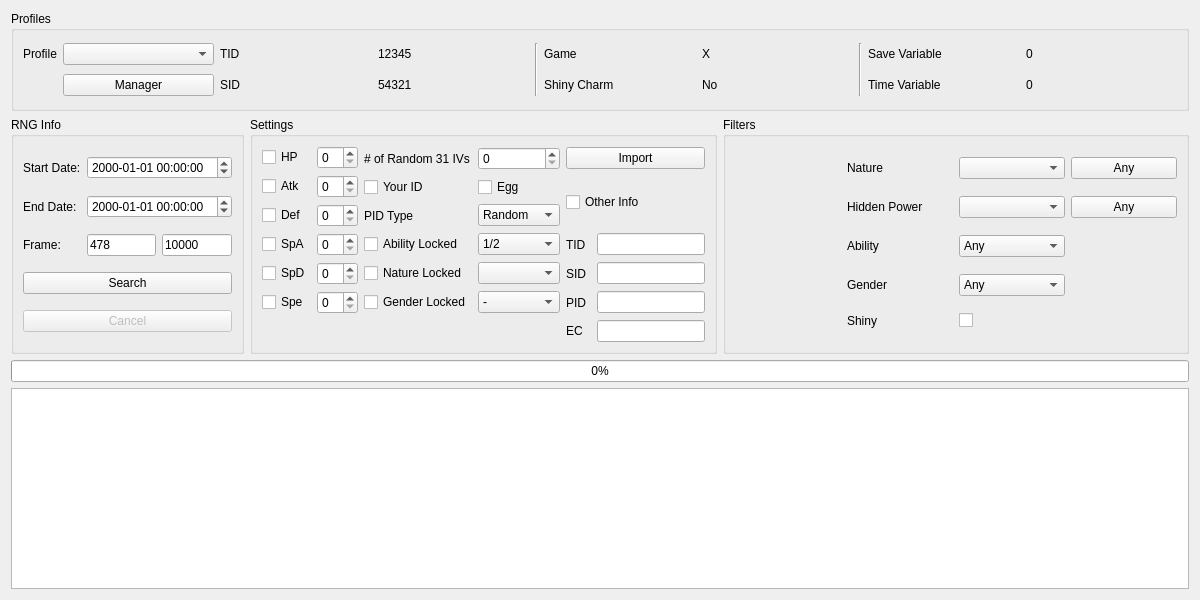
<?xml version="1.0" encoding="UTF-8"?>
<ui version="4.0">
 <class>Event6</class>
 <widget class="QWidget" name="Event6">
  <property name="geometry">
   <rect>
    <x>0</x>
    <y>0</y>
    <width>1200</width>
    <height>600</height>
   </rect>
  </property>
  <property name="minimumSize">
   <size>
    <width>1200</width>
    <height>600</height>
   </size>
  </property>
  <property name="windowTitle">
   <string>Gen 6 Event</string>
  </property>
  <layout class="QGridLayout" name="gridLayout">
   <item row="1" column="0">
    <widget class="QGroupBox" name="groupBoxRNGInfo">
     <property name="sizePolicy">
      <sizepolicy hsizetype="Preferred" vsizetype="Preferred">
       <horstretch>1</horstretch>
       <verstretch>1</verstretch>
      </sizepolicy>
     </property>
     <property name="title">
      <string>RNG Info</string>
     </property>
     <layout class="QGridLayout" name="gridLayout_9">
      <item row="0" column="0">
       <widget class="QLabel" name="labelStartDate">
        <property name="text">
         <string>Start Date:</string>
        </property>
       </widget>
      </item>
      <item row="0" column="1" colspan="2">
       <widget class="QDateTimeEdit" name="dateTimeEditStartDate">
        <property name="displayFormat">
         <string>yyyy-MM-dd hh:mm:ss</string>
        </property>
       </widget>
      </item>
      <item row="1" column="0">
       <widget class="QLabel" name="labelEndDate">
        <property name="text">
         <string>End Date:</string>
        </property>
       </widget>
      </item>
      <item row="1" column="1" colspan="2">
       <widget class="QDateTimeEdit" name="dateTimeEditEndDate">
        <property name="displayFormat">
         <string>yyyy-MM-dd hh:mm:ss</string>
        </property>
       </widget>
      </item>
      <item row="2" column="0">
       <widget class="QLabel" name="labelFrame">
        <property name="text">
         <string>Frame:</string>
        </property>
       </widget>
      </item>
      <item row="2" column="1">
       <widget class="TextBox" name="textBoxStartFrame">
        <property name="text">
         <string notr="true">478</string>
        </property>
       </widget>
      </item>
      <item row="2" column="2">
       <widget class="TextBox" name="textBoxEndFrame">
        <property name="text">
         <string notr="true">10000</string>
        </property>
       </widget>
      </item>
      <item row="3" column="0" colspan="3">
       <widget class="QPushButton" name="pushButtonSearch">
        <property name="text">
         <string>Search</string>
        </property>
       </widget>
      </item>
      <item row="4" column="0" colspan="3">
       <widget class="QPushButton" name="pushButtonCancel">
        <property name="enabled">
         <bool>false</bool>
        </property>
        <property name="text">
         <string>Cancel</string>
        </property>
       </widget>
      </item>
     </layout>
    </widget>
   </item>
   <item row="1" column="1">
    <widget class="QGroupBox" name="groupBoxSettings">
     <property name="sizePolicy">
      <sizepolicy hsizetype="Preferred" vsizetype="Preferred">
       <horstretch>2</horstretch>
       <verstretch>1</verstretch>
      </sizepolicy>
     </property>
     <property name="title">
      <string>Settings</string>
     </property>
     <layout class="QGridLayout" name="gridLayout_16">
      <item row="0" column="0" rowspan="6">
       <layout class="QGridLayout" name="gridLayout_17">
        <item row="0" column="0">
         <widget class="QCheckBox" name="checkBoxHP">
          <property name="text">
           <string>HP</string>
          </property>
         </widget>
        </item>
        <item row="0" column="1">
         <widget class="QSpinBox" name="spinBoxHP">
          <property name="maximum">
           <number>31</number>
          </property>
         </widget>
        </item>
        <item row="1" column="0">
         <widget class="QCheckBox" name="checkBoxAtk">
          <property name="text">
           <string>Atk</string>
          </property>
         </widget>
        </item>
        <item row="1" column="1">
         <widget class="QSpinBox" name="spinBoxAtk">
          <property name="maximum">
           <number>31</number>
          </property>
         </widget>
        </item>
        <item row="2" column="0">
         <widget class="QCheckBox" name="checkBoxDef">
          <property name="text">
           <string>Def</string>
          </property>
         </widget>
        </item>
        <item row="2" column="1">
         <widget class="QSpinBox" name="spinBoxDef">
          <property name="maximum">
           <number>31</number>
          </property>
         </widget>
        </item>
        <item row="3" column="0">
         <widget class="QCheckBox" name="checkBoxSpA">
          <property name="text">
           <string>SpA</string>
          </property>
         </widget>
        </item>
        <item row="3" column="1">
         <widget class="QSpinBox" name="spinBoxSpA">
          <property name="maximum">
           <number>31</number>
          </property>
         </widget>
        </item>
        <item row="4" column="0">
         <widget class="QCheckBox" name="checkBoxSpD">
          <property name="text">
           <string>SpD</string>
          </property>
         </widget>
        </item>
        <item row="4" column="1">
         <widget class="QSpinBox" name="spinBoxSpD">
          <property name="maximum">
           <number>31</number>
          </property>
         </widget>
        </item>
        <item row="5" column="0">
         <widget class="QCheckBox" name="checkBoxSpe">
          <property name="text">
           <string>Spe</string>
          </property>
         </widget>
        </item>
        <item row="5" column="1">
         <widget class="QSpinBox" name="spinBoxSpe">
          <property name="maximum">
           <number>31</number>
          </property>
         </widget>
        </item>
       </layout>
      </item>
      <item row="0" column="1">
       <widget class="QLabel" name="labelRandomIVs">
        <property name="text">
         <string># of Random 31 IVs</string>
        </property>
       </widget>
      </item>
      <item row="0" column="2">
       <widget class="QSpinBox" name="spinBoxRandomIVs"/>
      </item>
      <item row="0" column="3" colspan="2">
       <widget class="QPushButton" name="pushButtonImport">
        <property name="text">
         <string>Import</string>
        </property>
       </widget>
      </item>
      <item row="1" column="1">
       <widget class="QCheckBox" name="checkBoxYourID">
        <property name="text">
         <string>Your ID</string>
        </property>
       </widget>
      </item>
      <item row="1" column="2">
       <widget class="QCheckBox" name="checkBoxEgg">
        <property name="text">
         <string>Egg</string>
        </property>
       </widget>
      </item>
      <item row="1" column="3" rowspan="2" colspan="2">
       <widget class="QCheckBox" name="checkBoxOtherInfo">
        <property name="text">
         <string>Other Info</string>
        </property>
       </widget>
      </item>
      <item row="2" column="1">
       <widget class="QLabel" name="labelPIDType">
        <property name="text">
         <string>PID Type</string>
        </property>
       </widget>
      </item>
      <item row="2" column="2">
       <widget class="ComboBox" name="comboBoxPIDType">
        <item>
         <property name="text">
          <string>Random</string>
         </property>
        </item>
        <item>
         <property name="text">
          <string>Nonshiny</string>
         </property>
        </item>
        <item>
         <property name="text">
          <string>Shiny</string>
         </property>
        </item>
        <item>
         <property name="text">
          <string>Specified</string>
         </property>
        </item>
       </widget>
      </item>
      <item row="3" column="1">
       <widget class="QCheckBox" name="checkBoxAbilityLock">
        <property name="text">
         <string>Ability Locked</string>
        </property>
       </widget>
      </item>
      <item row="3" column="2">
       <widget class="QComboBox" name="comboBoxAbilityLocked">
        <item>
         <property name="text">
          <string>1/2</string>
         </property>
        </item>
        <item>
         <property name="text">
          <string>1/2/H</string>
         </property>
        </item>
       </widget>
      </item>
      <item row="3" column="3">
       <widget class="QLabel" name="labelTID">
        <property name="text">
         <string>TID</string>
        </property>
       </widget>
      </item>
      <item row="3" column="4">
       <widget class="TextBox" name="textBoxTID">
        <property name="sizePolicy">
         <sizepolicy hsizetype="Preferred" vsizetype="Fixed">
          <horstretch>0</horstretch>
          <verstretch>0</verstretch>
         </sizepolicy>
        </property>
       </widget>
      </item>
      <item row="4" column="1">
       <widget class="QCheckBox" name="checkBoxNatureLocked">
        <property name="text">
         <string>Nature Locked</string>
        </property>
       </widget>
      </item>
      <item row="4" column="2">
       <widget class="QComboBox" name="comboBoxNatureLocked"/>
      </item>
      <item row="4" column="3">
       <widget class="QLabel" name="labelSID">
        <property name="text">
         <string>SID</string>
        </property>
       </widget>
      </item>
      <item row="4" column="4">
       <widget class="TextBox" name="textBoxSID">
        <property name="sizePolicy">
         <sizepolicy hsizetype="Preferred" vsizetype="Fixed">
          <horstretch>0</horstretch>
          <verstretch>0</verstretch>
         </sizepolicy>
        </property>
       </widget>
      </item>
      <item row="5" column="1">
       <widget class="QCheckBox" name="checkBoxGenderLocked">
        <property name="text">
         <string>Gender Locked</string>
        </property>
       </widget>
      </item>
      <item row="5" column="2">
       <widget class="QComboBox" name="comboBoxGenderLocked">
        <item>
         <property name="text">
          <string notr="true">-</string>
         </property>
        </item>
        <item>
         <property name="text">
          <string notr="true">♂</string>
         </property>
        </item>
        <item>
         <property name="text">
          <string notr="true">♀</string>
         </property>
        </item>
       </widget>
      </item>
      <item row="5" column="3">
       <widget class="QLabel" name="labelPID">
        <property name="text">
         <string>PID</string>
        </property>
       </widget>
      </item>
      <item row="5" column="4">
       <widget class="TextBox" name="textBoxPID">
        <property name="sizePolicy">
         <sizepolicy hsizetype="Preferred" vsizetype="Fixed">
          <horstretch>0</horstretch>
          <verstretch>0</verstretch>
         </sizepolicy>
        </property>
       </widget>
      </item>
      <item row="6" column="3">
       <widget class="QLabel" name="labelEC">
        <property name="text">
         <string>EC</string>
        </property>
       </widget>
      </item>
      <item row="6" column="4">
       <widget class="TextBox" name="textBoxEC">
        <property name="sizePolicy">
         <sizepolicy hsizetype="Preferred" vsizetype="Fixed">
          <horstretch>0</horstretch>
          <verstretch>0</verstretch>
         </sizepolicy>
        </property>
       </widget>
      </item>
     </layout>
    </widget>
   </item>
   <item row="1" column="2">
    <widget class="QGroupBox" name="groupBoxFilter">
     <property name="sizePolicy">
      <sizepolicy hsizetype="Preferred" vsizetype="Preferred">
       <horstretch>2</horstretch>
       <verstretch>1</verstretch>
      </sizepolicy>
     </property>
     <property name="title">
      <string>Filters</string>
     </property>
     <layout class="QGridLayout" name="gridLayout_10">
      <item row="0" column="0" rowspan="5">
       <widget class="IVFilter" name="ivFilter" native="true"/>
      </item>
      <item row="0" column="1">
       <widget class="QLabel" name="labelNature">
        <property name="frameShape">
         <enum>QFrame::NoFrame</enum>
        </property>
        <property name="text">
         <string>Nature</string>
        </property>
       </widget>
      </item>
      <item row="0" column="2">
       <widget class="CheckList" name="comboBoxNature"/>
      </item>
      <item row="0" column="3">
       <widget class="QPushButton" name="pushButtonAnyNature">
        <property name="text">
         <string>Any</string>
        </property>
       </widget>
      </item>
      <item row="1" column="1">
       <widget class="QLabel" name="labelHiddenPower">
        <property name="text">
         <string>Hidden Power</string>
        </property>
       </widget>
      </item>
      <item row="1" column="2">
       <widget class="CheckList" name="comboBoxHiddenPower"/>
      </item>
      <item row="1" column="3">
       <widget class="QPushButton" name="pushButtonAnyHiddenPower">
        <property name="text">
         <string>Any</string>
        </property>
       </widget>
      </item>
      <item row="2" column="1">
       <widget class="QLabel" name="labelAbility">
        <property name="text">
         <string>Ability</string>
        </property>
       </widget>
      </item>
      <item row="2" column="2">
       <widget class="ComboBox" name="comboBoxAbility">
        <item>
         <property name="text">
          <string>Any</string>
         </property>
        </item>
        <item>
         <property name="text">
          <string notr="true">1</string>
         </property>
        </item>
        <item>
         <property name="text">
          <string notr="true">2</string>
         </property>
        </item>
        <item>
         <property name="text">
          <string notr="true">H</string>
         </property>
        </item>
       </widget>
      </item>
      <item row="3" column="1">
       <widget class="QLabel" name="labelGender">
        <property name="text">
         <string>Gender</string>
        </property>
       </widget>
      </item>
      <item row="3" column="2">
       <widget class="ComboBox" name="comboBoxGender">
        <item>
         <property name="text">
          <string>Any</string>
         </property>
        </item>
        <item>
         <property name="text">
          <string notr="true">♂</string>
         </property>
        </item>
        <item>
         <property name="text">
          <string notr="true">♀</string>
         </property>
        </item>
       </widget>
      </item>
      <item row="4" column="1">
       <widget class="QLabel" name="labelShiny">
        <property name="text">
         <string>Shiny</string>
        </property>
       </widget>
      </item>
      <item row="4" column="2">
       <widget class="QCheckBox" name="checkBoxShiny">
        <property name="text">
         <string/>
        </property>
       </widget>
      </item>
     </layout>
    </widget>
   </item>
   <item row="2" column="0" colspan="3">
    <widget class="QProgressBar" name="progressBar">
     <property name="value">
      <number>0</number>
     </property>
    </widget>
   </item>
   <item row="3" column="0" colspan="3">
    <widget class="TableView" name="tableView">
     <property name="sizePolicy">
      <sizepolicy hsizetype="Expanding" vsizetype="Expanding">
       <horstretch>0</horstretch>
       <verstretch>2</verstretch>
      </sizepolicy>
     </property>
     <attribute name="horizontalHeaderDefaultSectionSize">
      <number>60</number>
     </attribute>
     <attribute name="verticalHeaderVisible">
      <bool>false</bool>
     </attribute>
    </widget>
   </item>
   <item row="0" column="0" colspan="3">
    <widget class="QGroupBox" name="groupBoxProfile">
     <property name="sizePolicy">
      <sizepolicy hsizetype="Preferred" vsizetype="Preferred">
       <horstretch>0</horstretch>
       <verstretch>1</verstretch>
      </sizepolicy>
     </property>
     <property name="title">
      <string>Profiles</string>
     </property>
     <layout class="QGridLayout" name="gridLayout_15">
      <item row="0" column="0">
       <widget class="QLabel" name="labelProfile">
        <property name="sizePolicy">
         <sizepolicy hsizetype="Fixed" vsizetype="Preferred">
          <horstretch>0</horstretch>
          <verstretch>0</verstretch>
         </sizepolicy>
        </property>
        <property name="text">
         <string>Profile</string>
        </property>
       </widget>
      </item>
      <item row="0" column="1">
       <widget class="QComboBox" name="comboBoxProfiles"/>
      </item>
      <item row="0" column="2">
       <widget class="QLabel" name="labelProfileTID">
        <property name="text">
         <string>TID</string>
        </property>
       </widget>
      </item>
      <item row="0" column="3">
       <widget class="QLabel" name="labelProfileTIDValue">
        <property name="text">
         <string notr="true">12345</string>
        </property>
       </widget>
      </item>
      <item row="0" column="4" rowspan="2">
       <widget class="Line" name="line">
        <property name="orientation">
         <enum>Qt::Vertical</enum>
        </property>
       </widget>
      </item>
      <item row="0" column="5">
       <widget class="QLabel" name="labelProfileGame">
        <property name="text">
         <string>Game</string>
        </property>
       </widget>
      </item>
      <item row="0" column="6">
       <widget class="QLabel" name="labelProfileGameValue">
        <property name="text">
         <string>X</string>
        </property>
       </widget>
      </item>
      <item row="0" column="7" rowspan="2">
       <widget class="Line" name="line_2">
        <property name="orientation">
         <enum>Qt::Vertical</enum>
        </property>
       </widget>
      </item>
      <item row="0" column="8">
       <widget class="QLabel" name="labelProfileSave">
        <property name="text">
         <string>Save Variable</string>
        </property>
       </widget>
      </item>
      <item row="0" column="9">
       <widget class="QLabel" name="labelProfileSaveValue">
        <property name="text">
         <string>0</string>
        </property>
       </widget>
      </item>
      <item row="1" column="1">
       <widget class="QPushButton" name="pushButtonProfileManager">
        <property name="text">
         <string>Manager</string>
        </property>
       </widget>
      </item>
      <item row="1" column="2">
       <widget class="QLabel" name="labelProfileSID">
        <property name="text">
         <string>SID</string>
        </property>
       </widget>
      </item>
      <item row="1" column="3">
       <widget class="QLabel" name="labelProfileSIDValue">
        <property name="text">
         <string notr="true">54321</string>
        </property>
       </widget>
      </item>
      <item row="1" column="5">
       <widget class="QLabel" name="labelProfileShinyCharm">
        <property name="text">
         <string>Shiny Charm</string>
        </property>
       </widget>
      </item>
      <item row="1" column="6">
       <widget class="QLabel" name="labelProfileShinyCharmValue">
        <property name="text">
         <string>No</string>
        </property>
       </widget>
      </item>
      <item row="1" column="8">
       <widget class="QLabel" name="labelProfileTime">
        <property name="text">
         <string>Time Variable</string>
        </property>
       </widget>
      </item>
      <item row="1" column="9">
       <widget class="QLabel" name="labelProfileTimeValue">
        <property name="text">
         <string>0</string>
        </property>
       </widget>
      </item>
     </layout>
    </widget>
   </item>
  </layout>
 </widget>
 <customwidgets>
  <customwidget>
   <class>TextBox</class>
   <extends>QLineEdit</extends>
   <header>Forms/Controls/TextBox.hpp</header>
  </customwidget>
  <customwidget>
   <class>TableView</class>
   <extends>QTableView</extends>
   <header>Forms/Controls/TableView.hpp</header>
  </customwidget>
  <customwidget>
   <class>IVFilter</class>
   <extends>QWidget</extends>
   <header>Forms/Controls/IVFilter.hpp</header>
   <container>1</container>
  </customwidget>
  <customwidget>
   <class>CheckList</class>
   <extends>QComboBox</extends>
   <header>Forms/Controls/CheckList.hpp</header>
   <slots>
    <slot>resetChecks()</slot>
   </slots>
  </customwidget>
  <customwidget>
   <class>ComboBox</class>
   <extends>QComboBox</extends>
   <header>Forms/Controls/ComboBox.hpp</header>
  </customwidget>
 </customwidgets>
 <tabstops>
  <tabstop>comboBoxProfiles</tabstop>
  <tabstop>pushButtonProfileManager</tabstop>
  <tabstop>dateTimeEditStartDate</tabstop>
  <tabstop>dateTimeEditEndDate</tabstop>
  <tabstop>textBoxStartFrame</tabstop>
  <tabstop>textBoxEndFrame</tabstop>
  <tabstop>pushButtonSearch</tabstop>
  <tabstop>pushButtonCancel</tabstop>
  <tabstop>checkBoxHP</tabstop>
  <tabstop>spinBoxHP</tabstop>
  <tabstop>checkBoxAtk</tabstop>
  <tabstop>spinBoxAtk</tabstop>
  <tabstop>checkBoxDef</tabstop>
  <tabstop>spinBoxDef</tabstop>
  <tabstop>checkBoxSpA</tabstop>
  <tabstop>spinBoxSpA</tabstop>
  <tabstop>checkBoxSpD</tabstop>
  <tabstop>spinBoxSpD</tabstop>
  <tabstop>checkBoxSpe</tabstop>
  <tabstop>spinBoxSpe</tabstop>
  <tabstop>spinBoxRandomIVs</tabstop>
  <tabstop>pushButtonImport</tabstop>
  <tabstop>checkBoxYourID</tabstop>
  <tabstop>checkBoxEgg</tabstop>
  <tabstop>checkBoxOtherInfo</tabstop>
  <tabstop>comboBoxPIDType</tabstop>
  <tabstop>checkBoxAbilityLock</tabstop>
  <tabstop>comboBoxAbilityLocked</tabstop>
  <tabstop>checkBoxNatureLocked</tabstop>
  <tabstop>comboBoxNatureLocked</tabstop>
  <tabstop>checkBoxGenderLocked</tabstop>
  <tabstop>comboBoxGenderLocked</tabstop>
  <tabstop>textBoxTID</tabstop>
  <tabstop>textBoxSID</tabstop>
  <tabstop>textBoxPID</tabstop>
  <tabstop>textBoxEC</tabstop>
  <tabstop>comboBoxNature</tabstop>
  <tabstop>pushButtonAnyNature</tabstop>
  <tabstop>comboBoxHiddenPower</tabstop>
  <tabstop>pushButtonAnyHiddenPower</tabstop>
  <tabstop>comboBoxAbility</tabstop>
  <tabstop>comboBoxGender</tabstop>
  <tabstop>checkBoxShiny</tabstop>
  <tabstop>tableView</tabstop>
 </tabstops>
 <resources/>
 <connections>
  <connection>
   <sender>pushButtonAnyNature</sender>
   <signal>clicked()</signal>
   <receiver>comboBoxNature</receiver>
   <slot>resetChecks()</slot>
   <hints>
    <hint type="sourcelabel">
     <x>1121</x>
     <y>174</y>
    </hint>
    <hint type="destinationlabel">
     <x>1061</x>
     <y>169</y>
    </hint>
   </hints>
  </connection>
  <connection>
   <sender>pushButtonAnyHiddenPower</sender>
   <signal>clicked()</signal>
   <receiver>comboBoxHiddenPower</receiver>
   <slot>resetChecks()</slot>
   <hints>
    <hint type="sourcelabel">
     <x>1091</x>
     <y>208</y>
    </hint>
    <hint type="destinationlabel">
     <x>1064</x>
     <y>206</y>
    </hint>
   </hints>
  </connection>
 </connections>
</ui>
